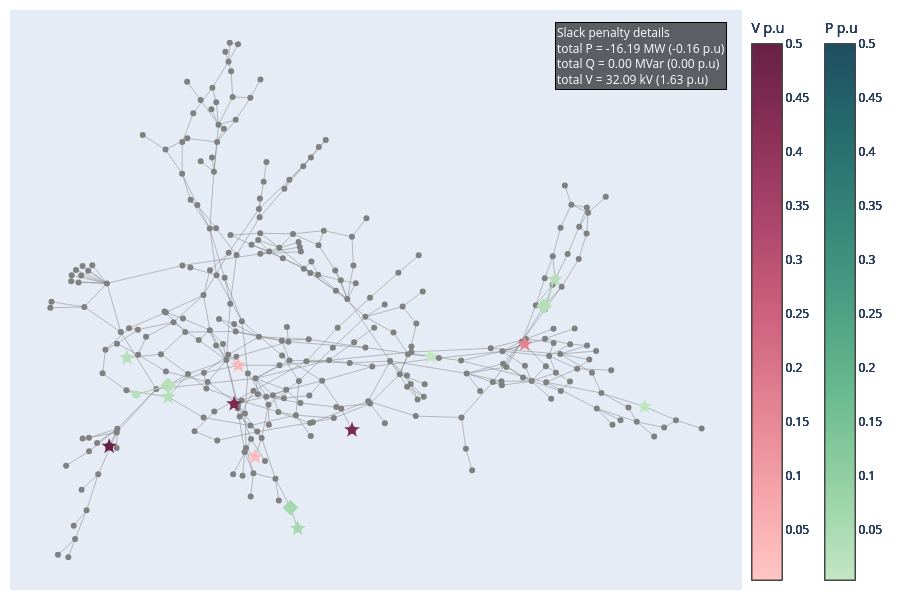

Write notebook code for a chart like this one.
### Markdown cell above
# Correction 3 : -12.881 B528-L

### Code cell
# slack_info 
pertubation1 = "3"
data_correction4 = pd.read_csv(
    network_name +"_" + pertubation1 + ".csv",
    sep=";",
    engine="python",
    index_col=False,
   # on_bad_lines="skip",
)
# network = pn.load('./Outputs/' + network_name+"-corrected-"+pertubation1 + extension_in)
new_row = pd.read_csv(network_name+"_"+pertubation1+"_optim_info.csv", sep=";", engine="python", index_col=False)
optim_info = pd.concat([optim_info, new_row], ignore_index=True)
data_grouped_4 = data_correction4.groupby('busId')[['type','slackValue_pu','slackValue','gen','controlevoltage','transfo','shunt','load','info']].agg(unique_list)
data_grouped_4['Total_slack_abs'] = data_grouped_4['slackValue_pu'].apply(lambda x: builtins.sum(abs(slack) for slack in x) if isinstance(x, list) else abs(x))
data_grouped_4 = data_grouped_4.join(
    V_nom.drop_duplicates(subset='bus_id')[selected_columns].set_index('bus_id'),
    how='left'
)
G_4, dist, pos = network_construction(edges, data_grouped_4)
clusters = slack_subgraph(G_4, data_grouped_4)
data_grouped_4 = cluster_subgraph(G_4, clusters, data_grouped_4, dist)
fig = plot_slack_cluster(G_4, pos, clusters,data_grouped_4,data, col_centroid='centroid')
fig.show()

### Figure 1 — Plotly figure (JSON) as saved in the notebook; plotly's stock layout.template omitted (floating-point values rounded to 4 significant figures; data arrays with more than 128 entries replaced by an {"elided": "..."} marker saying what was removed)
{"data": [{"hovertemplate": "%{text}<extra></extra>", "line": {"color": "grey", "width": 0.5}, "mode": "lines", "name": "edges", "text": {"elided": "818 str values"}, "type": "scatter", "x": {"elided": "1227 float values"}, "y": {"elided": "1227 float values"}}, {"hovertemplate": "%{text}<extra></extra>", "marker": {"color": "gray", "size": 6}, "mode": "markers", "name": "All nodes", "text": {"elided": "284 str values"}, "type": "scatter", "x": {"elided": "284 float values"}, "y": {"elided": "284 float values"}}, {"hovertemplate": "%{text}<extra></extra>", "marker": {"cmax": 0.5, "cmin": 0.003469, "color": "rgb(191, 228, 192)", "colorbar": {"title": {"text": "P p.u"}, "x": 1.1}, "colorscale": [[0, "rgb(196, 230, 195)"], [0.1667, "rgb(150, 210, 164)"], [0.3333, "rgb(109, 188, 144)"], [0.5, "rgb(77, 162, 132)"], [0.6667, "rgb(54, 135, 122)"], [0.8333, "rgb(38, 107, 110)"], [1, "rgb(29, 79, 96)"]], "size": 12, "symbol": "star"}, "mode": "markers", "name": "Centroids", "text": ["Centroid: VL27_0<br>Gen: [nan]<br>Controle voltage type: N/A<br>Controle voltage location: N/A<br>Controle voltage status: N/A<br>Transfo: [nan]<br>Shunt: [nan]<br>Load: ['VL27_0_load']<br>number of nodes: 1<br>Nominal V = 115.0 kV<br><br>Total P = -1.2273 MW (-0.01 p.u)<br>Total Q = 0.00 MVar (0.00 p.u)<br>Total V = 0.00 kV (0.0000 p.u)"], "type": "scatter", "x": [0.7627], "y": [-0.2817]}, {"line": {"color": "rgb(191, 228, 192)", "width": 1}, "mode": "lines", "type": "scatter", "x": [], "y": []}, {"hovertemplate": "%{text}<extra></extra>", "marker": {"color": "rgb(191, 228, 192)", "size": 8, "symbol": "circle"}, "mode": "markers", "text": ["VL27_0<br>slack: [-0.012273] p.u <br>type: ['P']"], "type": "scatter", "x": [0.7627], "y": [-0.2817]}, {"hovertemplate": "%{text}<extra></extra>", "marker": {"cmax": 0.5, "cmin": 0.003469, "color": "rgb(251, 187, 187)", "colorbar": {"title": {"text": "V p.u"}, "x": 1}, "colorscale": [[0, "rgb(255, 198, 196)"], [0.1667, "rgb(244, 163, 168)"], [0.3333, "rgb(227, 129, 145)"], [0.5, "rgb(204, 96, 125)"], [0.6667, "rgb(173, 70, 108)"], [0.8333, "rgb(139, 48, 88)"], [1, "rgb(103, 32, 68)"]], "size": 12, "symbol": "star"}, "mode": "markers", "name": "Centroids", "text": ["Centroid: VL76_0<br>Gen: ['B76-G']<br>Controle voltage type: GENERATOR<br>Controle voltage location: [VL76_0]<br>Controle voltage status: MAIN<br>Transfo: [nan]<br>Shunt: [nan]<br>Load: ['VL76_0_load']<br>number of nodes: 1<br>Nominal V = 115.0 kV<br><br>Total P = 0.0000 MW (0.00 p.u)<br>Total Q = 0.00 MVar (0.00 p.u)<br>Total V = 3.43 kV (0.0298 p.u)"], "type": "scatter", "x": [-0.1417], "y": [-0.4594]}, {"line": {"color": "rgb(251, 187, 187)", "width": 1}, "mode": "lines", "type": "scatter", "x": [], "y": []}, {"hovertemplate": "%{text}<extra></extra>", "marker": {"color": "rgb(251, 187, 187)", "size": 8, "symbol": "circle"}, "mode": "markers", "text": ["VL76_0<br>slack: [0.029842] p.u <br>type: ['V']"], "type": "scatter", "x": [-0.1417], "y": [-0.4594]}, {"hovertemplate": "%{text}<extra></extra>", "marker": {"cmax": 0.5, "cmin": 0.003469, "color": "rgb(196, 230, 195)", "colorbar": {"title": {"text": "P p.u"}, "x": 1.1}, "colorscale": [[0, "rgb(196, 230, 195)"], [0.1667, "rgb(150, 210, 164)"], [0.3333, "rgb(109, 188, 144)"], [0.5, "rgb(77, 162, 132)"], [0.6667, "rgb(54, 135, 122)"], [0.8333, "rgb(38, 107, 110)"], [1, "rgb(29, 79, 96)"]], "size": 12, "symbol": "star"}, "mode": "markers", "name": "Centroids", "text": ["Centroid: VL526_0<br>Gen: [nan]<br>Controle voltage type: N/A<br>Controle voltage location: N/A<br>Controle voltage status: N/A<br>Transfo: [nan]<br>Shunt: [nan]<br>Load: ['VL526_0_load']<br>number of nodes: 1<br>Nominal V = 115.0 kV<br><br>Total P = -0.3469 MW (-0.00 p.u)<br>Total Q = 0.00 MVar (0.00 p.u)<br>Total V = 0.00 kV (0.0000 p.u)"], "type": "scatter", "x": [0.2661], "y": [-0.105]}, {"line": {"color": "rgb(196, 230, 195)", "width": 1}, "mode": "lines", "type": "scatter", "x": [], "y": []}, {"hovertemplate": "%{text}<extra></extra>", "marker": {"color": "rgb(196, 230, 195)", "size": 8, "symbol": "circle"}, "mode": "markers", "text": ["VL526_0<br>slack: [-0.003469] p.u <br>type: ['P']"], "type": "scatter", "x": [0.2661], "y": [-0.105]}, {"hovertemplate": "%{text}<extra></extra>", "marker": {"cmax": 0.5, "cmin": 0.003469, "color": "rgb(165, 216, 174)", "colorbar": {"title": {"text": "P p.u"}, "x": 1.1}, "colorscale": [[0, "rgb(196, 230, 195)"], [0.1667, "rgb(150, 210, 164)"], [0.3333, "rgb(109, 188, 144)"], [0.5, "rgb(77, 162, 132)"], [0.6667, "rgb(54, 135, 122)"], [0.8333, "rgb(38, 107, 110)"], [1, "rgb(29, 79, 96)"]], "size": 12, "symbol": "star"}, "mode": "markers", "name": "Centroids", "text": ["Centroid: VL528_0<br>Gen: [nan]<br>Controle voltage type: N/A<br>Controle voltage location: N/A<br>Controle voltage status: N/A<br>Transfo: [nan]<br>Shunt: [nan]<br>Load: ['VL528_0_load']<br>number of nodes: 2<br>Nominal V = 115.0 kV<br><br>Total P = -5.9492 MW (-0.06 p.u)<br>Total Q = 0.00 MVar (0.00 p.u)<br>Total V = 0.00 kV (0.0000 p.u)"], "type": "scatter", "x": [-0.04257], "y": [-0.7114]}, {"hovertemplate": "%{text}<extra></extra>", "marker": {"color": "rgb(165, 216, 174)", "size": 12, "symbol": "diamond"}, "mode": "markers", "name": "Second centroids", "text": ["Second centroid: VL70_0<br>Gen: [nan]<br>Transfo: [nan]<br>Shunt: [nan]<br>Load: ['VL70_0_load']<br>"], "type": "scatter", "x": [-0.0596], "y": [-0.6377]}, {"line": {"color": "rgb(165, 216, 174)", "width": 1}, "mode": "lines", "type": "scatter", "x": [-0.0596, -0.04257, null], "y": [-0.6377, -0.7114, null]}, {"hovertemplate": "%{text}<extra></extra>", "marker": {"color": "rgb(165, 216, 174)", "size": 8, "symbol": "circle"}, "mode": "markers", "text": ["VL70_0<br>slack: [-0.025994] p.u <br>type: ['P']", "VL528_0<br>slack: [-0.033498] p.u <br>type: ['P']"], "type": "scatter", "x": [-0.0596, -0.04257], "y": [-0.6377, -0.7114]}, {"hovertemplate": "%{text}<extra></extra>", "marker": {"cmax": 0.5, "cmin": 0.003469, "color": "rgb(250, 183, 184)", "colorbar": {"title": {"text": "V p.u"}, "x": 1}, "colorscale": [[0, "rgb(255, 198, 196)"], [0.1667, "rgb(244, 163, 168)"], [0.3333, "rgb(227, 129, 145)"], [0.5, "rgb(204, 96, 125)"], [0.6667, "rgb(173, 70, 108)"], [0.8333, "rgb(139, 48, 88)"], [1, "rgb(103, 32, 68)"]], "size": 12, "symbol": "star"}, "mode": "markers", "name": "Centroids", "text": ["Centroid: VL92_0<br>Gen: ['B92-G']<br>Controle voltage type: GENERATOR<br>Controle voltage location: [VL92_0]<br>Controle voltage status: MAIN<br>Transfo: [nan]<br>Shunt: [nan]<br>Load: ['VL92_0_load']<br>number of nodes: 1<br>Nominal V = 115.0 kV<br><br>Total P = 0.0000 MW (0.00 p.u)<br>Total Q = 0.00 MVar (0.00 p.u)<br>Total V = 4.35 kV (0.0378 p.u)"], "type": "scatter", "x": [-0.1807], "y": [-0.1364]}, {"line": {"color": "rgb(250, 183, 184)", "width": 1}, "mode": "lines", "type": "scatter", "x": [], "y": []}, {"hovertemplate": "%{text}<extra></extra>", "marker": {"color": "rgb(250, 183, 184)", "size": 8, "symbol": "circle"}, "mode": "markers", "text": ["VL92_0<br>slack: [0.037787] p.u <br>type: ['V']"], "type": "scatter", "x": [-0.1807], "y": [-0.1364]}, {"hovertemplate": "%{text}<extra></extra>", "marker": {"cmax": 0.5, "cmin": 0.003469, "color": "rgb(183, 224, 186)", "colorbar": {"title": {"text": "P p.u"}, "x": 1.1}, "colorscale": [[0, "rgb(196, 230, 195)"], [0.1667, "rgb(150, 210, 164)"], [0.3333, "rgb(109, 188, 144)"], [0.5, "rgb(77, 162, 132)"], [0.6667, "rgb(54, 135, 122)"], [0.8333, "rgb(38, 107, 110)"], [1, "rgb(29, 79, 96)"]], "size": 12, "symbol": "star"}, "mode": "markers", "name": "Centroids", "text": ["Centroid: VL109_0<br>Gen: [nan]<br>Controle voltage type: N/A<br>Controle voltage location: N/A<br>Controle voltage status: N/A<br>Transfo: [nan]<br>Shunt: [nan]<br>Load: ['VL109_0_load']<br>number of nodes: 3<br>Nominal V = 115.0 kV<br><br>Total P = -2.7397 MW (-0.03 p.u)<br>Total Q = 0.00 MVar (0.00 p.u)<br>Total V = 0.00 kV (0.0000 p.u)"], "type": "scatter", "x": [-0.3433], "y": [-0.2479]}, {"hovertemplate": "%{text}<extra></extra>", "marker": {"color": "rgb(183, 224, 186)", "size": 12, "symbol": "diamond"}, "mode": "markers", "name": "Second centroids", "text": ["Second centroid: VL110_0<br>Gen: [nan]<br>Transfo: [nan]<br>Shunt: [nan]<br>Load: ['VL110_0_load']<br>"], "type": "scatter", "x": [-0.3438], "y": [-0.2071]}, {"line": {"color": "rgb(183, 224, 186)", "width": 1}, "mode": "lines", "type": "scatter", "x": [-0.4178, -0.3438, null, -0.3433, -0.3438, null], "y": [-0.2394, -0.2071, null, -0.2479, -0.2071, null]}, {"hovertemplate": "%{text}<extra></extra>", "marker": {"color": "rgb(183, 224, 186)", "size": 8, "symbol": "circle"}, "mode": "markers", "text": ["VL112_0<br>slack: [-0.006256] p.u <br>type: ['P']", "VL109_0<br>slack: [-0.011776] p.u <br>type: ['P']", "VL110_0<br>slack: [-0.009364] p.u <br>type: ['P']"], "type": "scatter", "x": [-0.4178, -0.3433, -0.3438], "y": [-0.2394, -0.2479, -0.2071]}, {"hovertemplate": "%{text}<extra></extra>", "marker": {"cmax": 0.5, "cmin": 0.003469, "color": "rgb(183, 224, 186)", "colorbar": {"title": {"text": "P p.u"}, "x": 1.1}, "colorscale": [[0, "rgb(196, 230, 195)"], [0.1667, "rgb(150, 210, 164)"], [0.3333, "rgb(109, 188, 144)"], [0.5, "rgb(77, 162, 132)"], [0.6667, "rgb(54, 135, 122)"], [0.8333, "rgb(38, 107, 110)"], [1, "rgb(29, 79, 96)"]], "size": 12, "symbol": "star"}, "mode": "markers", "name": "Centroids", "text": ["Centroid: VL324_0<br>Gen: [nan]<br>Controle voltage type: N/A<br>Controle voltage location: N/A<br>Controle voltage status: N/A<br>Transfo: [nan]<br>Shunt: [nan]<br>Load: ['VL324_0_load']<br>number of nodes: 1<br>Nominal V = 115.0 kV<br><br>Total P = -2.6548 MW (-0.03 p.u)<br>Total Q = 0.00 MVar (0.00 p.u)<br>Total V = 0.00 kV (0.0000 p.u)"], "type": "scatter", "x": [-0.4391], "y": [-0.1103]}, {"line": {"color": "rgb(183, 224, 186)", "width": 1}, "mode": "lines", "type": "scatter", "x": [], "y": []}, {"hovertemplate": "%{text}<extra></extra>", "marker": {"color": "rgb(183, 224, 186)", "size": 8, "symbol": "circle"}, "mode": "markers", "text": ["VL324_0<br>slack: [-0.026548] p.u <br>type: ['P']"], "type": "scatter", "x": [-0.4391], "y": [-0.1103]}, {"hovertemplate": "%{text}<extra></extra>", "marker": {"cmax": 0.5, "cmin": 0.003469, "color": "rgb(180, 223, 184)", "colorbar": {"title": {"text": "P p.u"}, "x": 1.1}, "colorscale": [[0, "rgb(196, 230, 195)"], [0.1667, "rgb(150, 210, 164)"], [0.3333, "rgb(109, 188, 144)"], [0.5, "rgb(77, 162, 132)"], [0.6667, "rgb(54, 135, 122)"], [0.8333, "rgb(38, 107, 110)"], [1, "rgb(29, 79, 96)"]], "size": 12, "symbol": "star"}, "mode": "markers", "name": "Centroids", "text": ["Centroid: VL123_0<br>Gen: [nan]<br>Controle voltage type: N/A<br>Controle voltage location: N/A<br>Controle voltage status: N/A<br>Transfo: [nan]<br>Shunt: [nan]<br>Load: ['VL123_0_load']<br>number of nodes: 2<br>Nominal V = 115.0 kV<br><br>Total P = -3.2678 MW (-0.03 p.u)<br>Total Q = 0.00 MVar (0.00 p.u)<br>Total V = 0.00 kV (0.0000 p.u)"], "type": "scatter", "x": [0.5549], "y": [0.1661]}, {"hovertemplate": "%{text}<extra></extra>", "marker": {"color": "rgb(180, 223, 184)", "size": 12, "symbol": "diamond"}, "mode": "markers", "name": "Second centroids", "text": ["Second centroid: VL125_0<br>Gen: ['B125-G']<br>Transfo: [nan]<br>Shunt: [nan]<br>Load: ['VL125_0_load']<br>"], "type": "scatter", "x": [0.5294], "y": [0.07252]}, {"line": {"color": "rgb(180, 223, 184)", "width": 1}, "mode": "lines", "type": "scatter", "x": [0.5294, 0.5549, null], "y": [0.07252, 0.1661, null]}, {"hovertemplate": "%{text}<extra></extra>", "marker": {"color": "rgb(180, 223, 184)", "size": 8, "symbol": "circle"}, "mode": "markers", "text": ["VL125_0<br>slack: [-0.008027] p.u <br>type: ['P']", "VL123_0<br>slack: [-0.024651] p.u <br>type: ['P']"], "type": "scatter", "x": [0.5294, 0.5549], "y": [0.07252, 0.1661]}, {"hovertemplate": "%{text}<extra></extra>", "marker": {"cmax": 0.5, "cmin": 0.003469, "color": "rgb(229, 132, 147)", "colorbar": {"title": {"text": "V p.u"}, "x": 1}, "colorscale": [[0, "rgb(255, 198, 196)"], [0.1667, "rgb(244, 163, 168)"], [0.3333, "rgb(227, 129, 145)"], [0.5, "rgb(204, 96, 125)"], [0.6667, "rgb(173, 70, 108)"], [0.8333, "rgb(139, 48, 88)"], [1, "rgb(103, 32, 68)"]], "size": 12, "symbol": "star"}, "mode": "markers", "name": "Centroids", "text": ["Centroid: VL7001_2<br>Gen: ['B7003-G']<br>Controle voltage type: GENERATOR<br>Controle voltage location: [VL7001_2]<br>Controle voltage status: MAIN<br>Transfo: [nan]<br>Shunt: [nan]<br>Load: [nan]<br>number of nodes: 1<br>Nominal V = 13.8 kV<br><br>Total P = 0.0000 MW (0.00 p.u)<br>Total Q = 0.00 MVar (0.00 p.u)<br>Total V = 2.22 kV (0.1606 p.u)"], "type": "scatter", "x": [0.4844], "y": [-0.06209]}, {"line": {"color": "rgb(229, 132, 147)", "width": 1}, "mode": "lines", "type": "scatter", "x": [], "y": []}, {"hovertemplate": "%{text}<extra></extra>", "marker": {"color": "rgb(229, 132, 147)", "size": 8, "symbol": "circle"}, "mode": "markers", "text": ["VL7001_2<br>slack: [0.160602] p.u <br>type: ['V']"], "type": "scatter", "x": [0.4844], "y": [-0.06209]}, {"hovertemplate": "%{text}<extra></extra>", "marker": {"cmax": 0.5, "cmin": 0.003469, "color": "rgb(125, 42, 80)", "colorbar": {"title": {"text": "V p.u"}, "x": 1}, "colorscale": [[0, "rgb(255, 198, 196)"], [0.1667, "rgb(244, 163, 168)"], [0.3333, "rgb(227, 129, 145)"], [0.5, "rgb(204, 96, 125)"], [0.6667, "rgb(173, 70, 108)"], [0.8333, "rgb(139, 48, 88)"], [1, "rgb(103, 32, 68)"]], "size": 12, "symbol": "star"}, "mode": "markers", "name": "Centroids", "text": ["Centroid: VL7039_0<br>Gen: ['B7039-G']<br>Controle voltage type: GENERATOR<br>Controle voltage location: [VL7039_0]<br>Controle voltage status: MAIN<br>Transfo: [nan]<br>Shunt: [nan]<br>Load: [nan]<br>number of nodes: 1<br>Nominal V = 20.0 kV<br><br>Total P = 0.0000 MW (0.00 p.u)<br>Total Q = 0.00 MVar (0.00 p.u)<br>Total V = 9.00 kV (0.4500 p.u)"], "type": "scatter", "x": [0.08345], "y": [-0.3643]}, {"line": {"color": "rgb(125, 42, 80)", "width": 1}, "mode": "lines", "type": "scatter", "x": [], "y": []}, {"hovertemplate": "%{text}<extra></extra>", "marker": {"color": "rgb(125, 42, 80)", "size": 8, "symbol": "circle"}, "mode": "markers", "text": ["VL7039_0<br>slack: [0.45] p.u <br>type: ['V']"], "type": "scatter", "x": [0.08345], "y": [-0.3643]}, {"hovertemplate": "%{text}<extra></extra>", "marker": {"cmax": 0.5, "cmin": 0.003469, "color": "rgb(125, 42, 80)", "colorbar": {"title": {"text": "V p.u"}, "x": 1}, "colorscale": [[0, "rgb(255, 198, 196)"], [0.1667, "rgb(244, 163, 168)"], [0.3333, "rgb(227, 129, 145)"], [0.5, "rgb(204, 96, 125)"], [0.6667, "rgb(173, 70, 108)"], [0.8333, "rgb(139, 48, 88)"], [1, "rgb(103, 32, 68)"]], "size": 12, "symbol": "star"}, "mode": "markers", "name": "Centroids", "text": ["Centroid: VL7049_0<br>Gen: ['B7049-G']<br>Controle voltage type: GENERATOR<br>Controle voltage location: [VL7049_0]<br>Controle voltage status: MAIN<br>Transfo: [nan]<br>Shunt: [nan]<br>Load: [nan]<br>number of nodes: 1<br>Nominal V = 13.8 kV<br><br>Total P = 0.0000 MW (0.00 p.u)<br>Total Q = 0.00 MVar (0.00 p.u)<br>Total V = 6.20 kV (0.4493 p.u)"], "type": "scatter", "x": [-0.1905], "y": [-0.2727]}, {"line": {"color": "rgb(125, 42, 80)", "width": 1}, "mode": "lines", "type": "scatter", "x": [], "y": []}, {"hovertemplate": "%{text}<extra></extra>", "marker": {"color": "rgb(125, 42, 80)", "size": 8, "symbol": "circle"}, "mode": "markers", "text": ["VL7049_0<br>slack: [0.4493] p.u <br>type: ['V']"], "type": "scatter", "x": [-0.1905], "y": [-0.2727]}, {"hovertemplate": "%{text}<extra></extra>", "marker": {"cmax": 0.5, "cmin": 0.003469, "color": "rgb(103, 32, 68)", "colorbar": {"title": {"text": "V p.u"}, "x": 1}, "colorscale": [[0, "rgb(255, 198, 196)"], [0.1667, "rgb(244, 163, 168)"], [0.3333, "rgb(227, 129, 145)"], [0.5, "rgb(204, 96, 125)"], [0.6667, "rgb(173, 70, 108)"], [0.8333, "rgb(139, 48, 88)"], [1, "rgb(103, 32, 68)"]], "size": 12, "symbol": "star"}, "mode": "markers", "name": "Centroids", "text": ["Centroid: VL9051_3<br>Gen: ['B9054-G']<br>Controle voltage type: GENERATOR<br>Controle voltage location: [VL9051_3]<br>Controle voltage status: MAIN<br>Transfo: [nan]<br>Shunt: [nan]<br>Load: [nan]<br>number of nodes: 1<br>Nominal V = 13.8 kV<br><br>Total P = 0.0000 MW (0.00 p.u)<br>Total Q = 0.00 MVar (0.00 p.u)<br>Total V = 6.90 kV (0.5000 p.u)"], "type": "scatter", "x": [-0.4806], "y": [-0.4221]}, {"line": {"color": "rgb(103, 32, 68)", "width": 1}, "mode": "lines", "type": "scatter", "x": [], "y": []}, {"hovertemplate": "%{text}<extra></extra>", "marker": {"color": "rgb(103, 32, 68)", "size": 8, "symbol": "circle"}, "mode": "markers", "text": ["VL9051_3<br>slack: [0.5] p.u <br>type: ['V']"], "type": "scatter", "x": [-0.4806], "y": [-0.4221]}], "layout": {"annotations": [{"align": "left", "bgcolor": "rgba(0,0,0,0.6)", "bordercolor": "black", "borderwidth": 1, "font": {"color": "white", "size": 12}, "showarrow": false, "text": "Slack penalty details <br>total P = -16.19 MW (-0.16 p.u)<br>total Q = 0.00 MVar (0.00 p.u)<br>total V = 32.09 kV (1.63 p.u)", "x": 0.98, "xref": "paper", "y": 0.98, "yref": "paper"}], "height": 600, "margin": {"b": 10, "l": 10, "r": 10, "t": 10}, "showlegend": false, "width": 900, "xaxis": {"visible": false}, "yaxis": {"visible": false}}}
